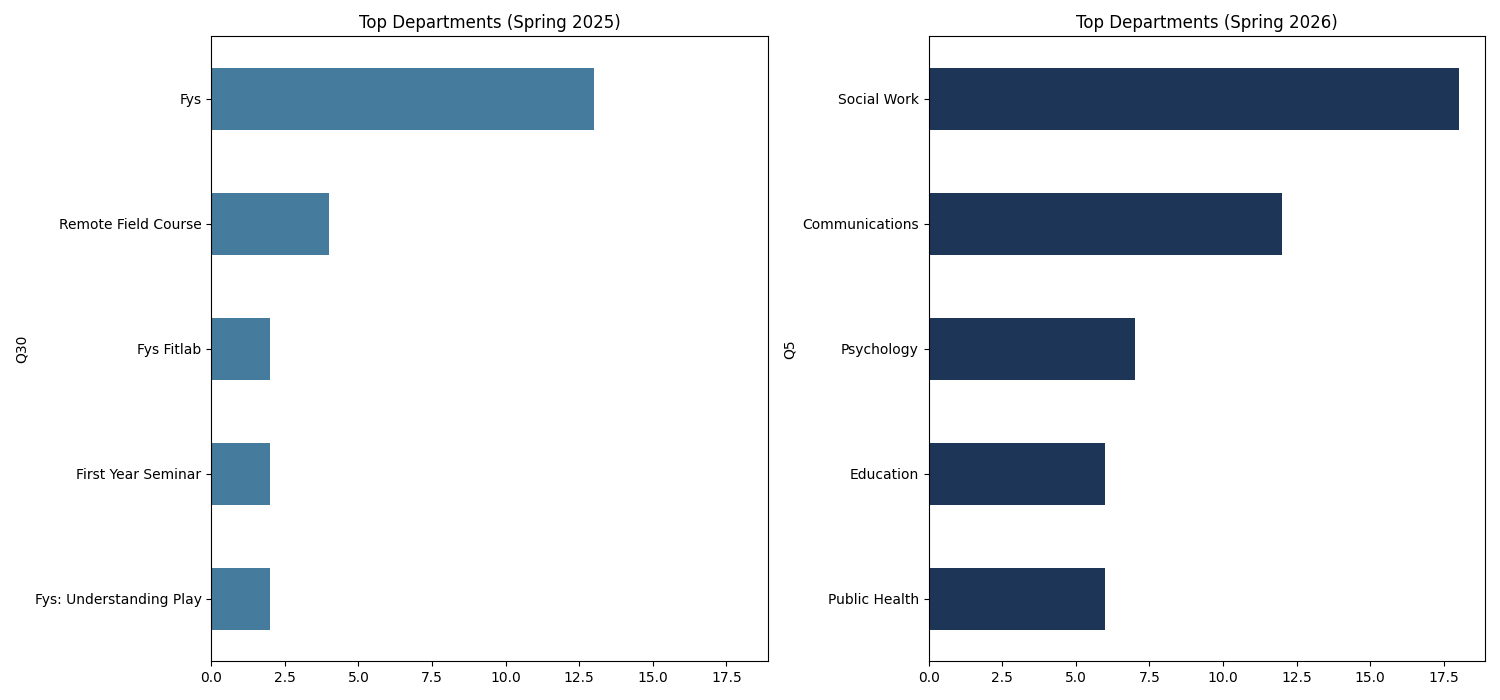

This chart was generated by the following Python code:
import pandas as pd
import matplotlib.pyplot as plt

# Load datasets
sp25 = pd.read_csv('WSC_Data_SP25.csv', skiprows=[1, 2])
sp26 = pd.read_csv('WSC_Data.csv', skiprows=[1, 2])

# Mapping: Q30 in SP25 [cite: 52] and Q5 in SP26  are the POE questions
def get_top_poes(df, col):
    return df[col].dropna().str.title().str.strip().value_counts().head(5)

poe_25 = get_top_poes(sp25, 'Q30')
poe_26 = get_top_poes(sp26, 'Q5')

# Create side-by-side comparison
fig, (ax1, ax2) = plt.subplots(1, 2, figsize=(15, 7), sharex=True)

poe_25.plot(kind='barh', ax=ax1, color='#457b9d')
ax1.set_title('Top Departments (Spring 2025)')
ax1.invert_yaxis()

poe_26.plot(kind='barh', ax=ax2, color='#1d3557')
ax2.set_title('Top Departments (Spring 2026)')
ax2.invert_yaxis()

plt.tight_layout()
plt.savefig('poe_shift_analysis.png')
print("POE Shift analysis saved.")
